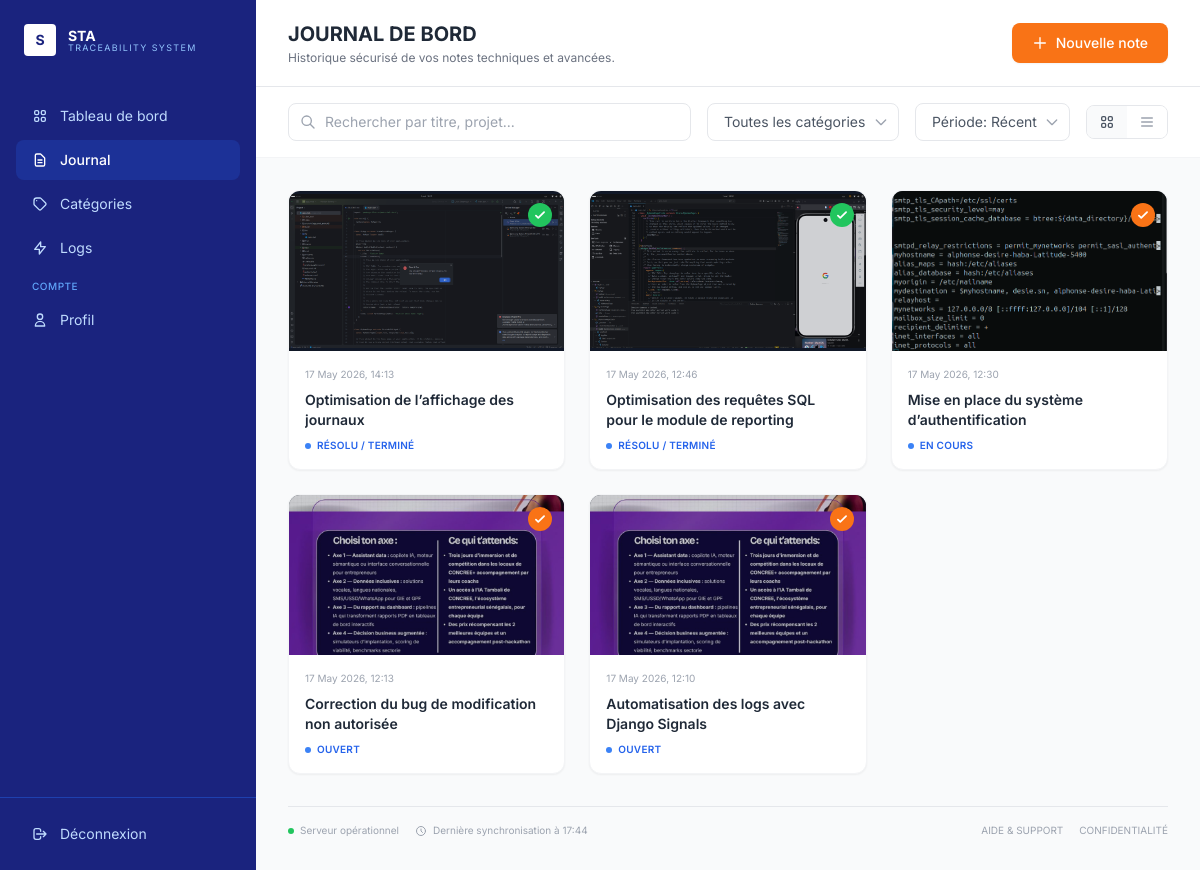
The page /journal/ (signed in) on the database as committed earlier.
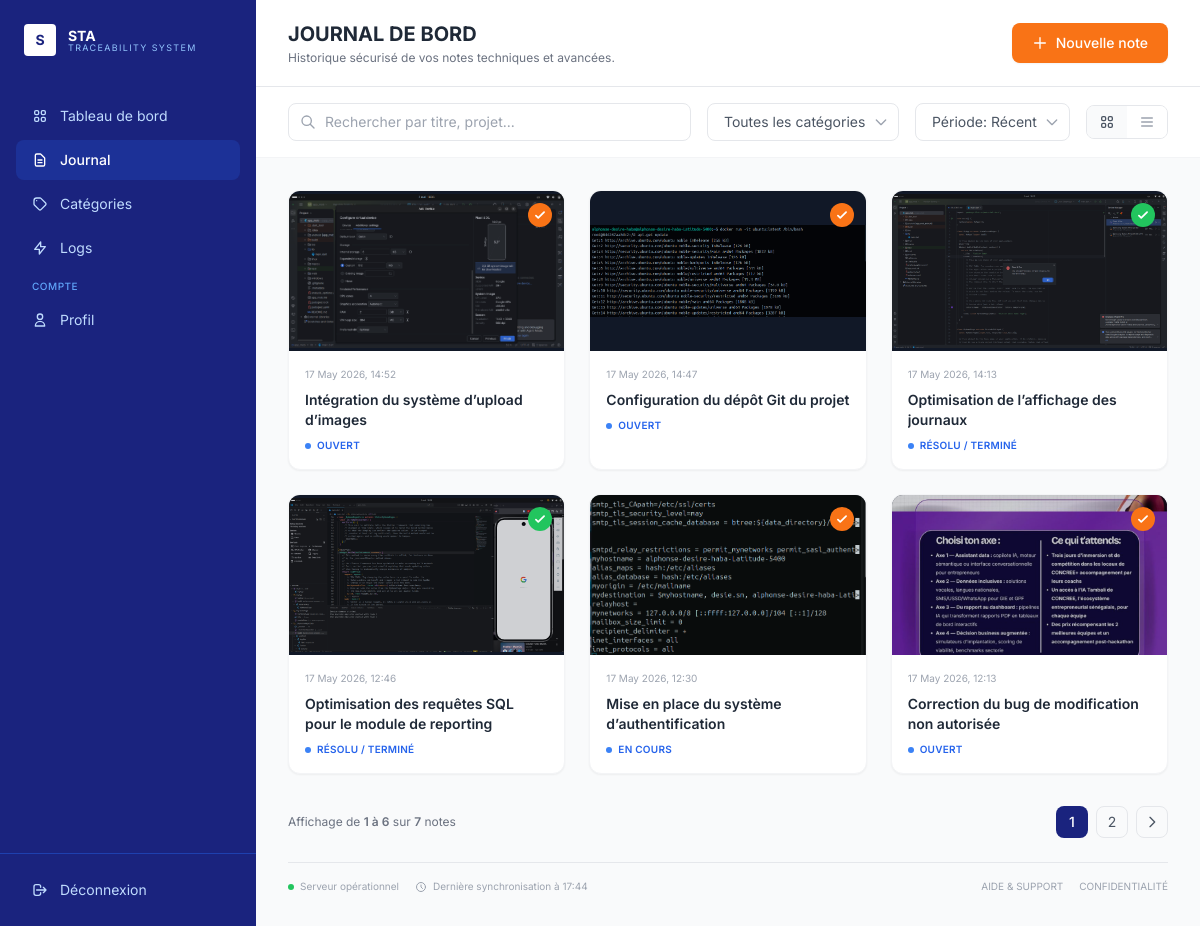
The same page on the database as committed later.
### app/models.py (models this page shows, shortened)
class Journal(models.Model):
    PRIORITY_CHOICES = [
        ('basse', 'Basse'),
        ('normale', 'Normale'),
        ('haute', 'Haute'),
    ]
    STATUT_CHOICES = [
        ('ouvert', 'Ouvert'),
        ('en_cours', 'En cours'),
        ('resolu', 'Résolu / Terminé'),
    ]
    titre = models.CharField(max_length=200, verbose_name="Titre de l'activité")
    contenu = models.TextField(verbose_name="Description détaillée")
    image = models.ImageField(upload_to='journaux/%Y/%m/%d/', blank=True, null=True, verbose_name="Image de preuve")
    priorite = models.CharField(max_length=10, choices=PRIORITY_CHOICES, default='normale')
    statut = models.CharField(max_length=15, choices=STATUT_CHOICES, default='ouvert')
    categorie = models.ForeignKey(Categorie, on_delete=models.SET_NULL, null=True, blank=True, related_name='journaux', verbose_name="Catégorie")
    auteur = models.ForeignKey(User, on_delete=models.CASCADE, related_name='journaux')
    date_creation = models.DateTimeField(auto_now_add=True, verbose_name="Créé le")
    date_modification = models.DateTimeField(auto_now=True, verbose_name="Modifié le")
    class Meta:
        ordering = ['-date_creation']
        verbose_name = "Entrée de journal"
        verbose_name_plural = "Entrées de journal"

### app/views.py (the view)
# urls.py: path("journal/", JournalView.as_view(), name="journal"),
class JournalView(LoginRequiredMixin, generic.ListView):
    model = Journal
    template_name = "liste_ent.html"
    context_object_name = "journaux"
    paginate_by = 6
    def get_context_data(self, **kwargs):
        context = super().get_context_data(**kwargs)
        context['categories'] = Categorie.objects.all()
        return context

### app/templates/liste_ent.html (shortened to what this page needs)
<!DOCTYPE html>
<html lang="fr">
<head>
    <script src="https://cdn.tailwindcss.com"></script>
</head>
<body class="bg-gray-50 flex min-h-screen">
    <aside class="w-64 bg-[#1a237e] flex flex-col fixed h-full">
        <div class="p-6 flex items-center gap-3">
            <div class="w-8 h-8 bg-white rounded flex items-center justify-center">
                <span class="text-[#1a237e] font-bold text-sm">S</span>
            </div>
            <div class="flex flex-col">
                <span class="text-white font-bold text-sm leading-none">STA</span>
                <span class="text-[9px] text-blue-300 tracking-[0.15em] uppercase leading-none">Traceability System</span>
            </div>
        </div>
        <nav class="flex-1 px-4 py-4 space-y-1">
            <a href="{% url 'dashboard' %}" class="flex items-center gap-3 px-4 py-2.5 text-blue-200 hover:text-white hover:bg-blue-800/30 rounded-lg text-sm transition-colors">
                Tableau de bord
            </a>
            <a href="#" class="flex items-center gap-3 px-4 py-2.5 bg-blue-800/50 text-white rounded-lg text-sm font-medium">
                <svg xmlns="http://www.w3.org/2000/svg" class="h-4 w-4" fill="none" viewBox="0 0 24 24" stroke="currentColor">
                    <path stroke-linecap="round" stroke-linejoin="round" stroke-width="2" d="M9 12h6m-6 4h6m2 5H7a2 2 0 01-2-2V5a2 2 0 012-2h5.586a1 1 0 01.707.293l5.414 5.414a1 1 0 01.293.707V19a2 2 0 01-2 2z" />
                </svg>
                Journal
            </a>
            <a href="#" class="flex items-center gap-3 px-4 py-2.5 text-blue-200 hover:text-white hover:bg-blue-800/30 rounded-lg text-sm transition-colors">
                <svg xmlns="http://www.w3.org/2000/svg" class="h-4 w-4" fill="none" viewBox="0 0 24 24" stroke="currentColor">
                    <path stroke-linecap="round" stroke-linejoin="round" stroke-width="2" d="M7 7h.01M7 3h5c.512 0 1.024.195 1.414.586l7 7a2 2 0 010 2.828l-7 7a2 2 0 01-2.828 0l-7-7A1.994 1.994 0 013 12V7a4 4 0 014-4z" />
                </svg>
                Catégories
            </a>
            <a href="#" class="flex items-center gap-3 px-4 py-2.5 text-blue-200 hover:text-white hover:bg-blue-800/30 rounded-lg text-sm transition-colors">
                <svg xmlns="http://www.w3.org/2000/svg" class="h-4 w-4" fill="none" viewBox="0 0 24 24" stroke="currentColor">
                    <path stroke-linecap="round" stroke-linejoin="round" stroke-width="2" d="M13 10V3L4 14h7v7l9-11h-7z" />
                </svg>
                Logs
            </a>
            <div class="mt-6 mb-2 px-4">
                <span class="text-[10px] text-blue-400 uppercase tracking-wider font-medium">Compte</span>
            </div>
            <a href="#" class="flex items-center gap-3 px-4 py-2.5 text-blue-200 hover:text-white hover:bg-blue-800/30 rounded-lg text-sm transition-colors">
                <svg xmlns="http://www.w3.org/2000/svg" class="h-4 w-4" fill="none" viewBox="0 0 24 24" stroke="currentColor">
                    <path stroke-linecap="round" stroke-linejoin="round" stroke-width="2" d="M16 7a4 4 0 11-8 0 4 4 0 018 0zM12 14a7 7 0 00-7 7h14a7 7 0 00-7-7z" />
                </svg>
                Profil
            </a>
        </nav>
        <div class="p-4 border-t border-blue-800">
            <a href="{% url 'logout' %}" class="flex items-center gap-3 px-4 py-2.5 text-blue-200 hover:text-white text-sm transition-colors">
                <svg xmlns="http://www.w3.org/2000/svg" class="h-4 w-4" fill="none" viewBox="0 0 24 24" stroke="currentColor">
                    <path stroke-linecap="round" stroke-linejoin="round" stroke-width="2" d="M17 16l4-4m0 0l-4-4m4 4H7m6 4v1a3 3 0 01-3 3H6a3 3 0 01-3-3V7a3 3 0 013-3h4a3 3 0 013 3v1" />
                </svg>
                Déconnexion
            </a>
        </div>
    </aside>
    <main class="flex-1 ml-64">
        <header class="bg-white border-b border-gray-200 px-8 py-5 flex items-center justify-between">
            <div>
                <h1 class="text-xl font-bold text-gray-800">JOURNAL DE BORD</h1>
                <p class="text-xs text-gray-500 mt-0.5">Historique sécurisé de vos notes techniques et avancées.</p>
            </div>
            <button onclick="toggleModal('addJournalModal')" class="bg-orange-500 hover:bg-orange-600 text-white px-5 py-2.5 rounded-lg text-sm font-medium flex items-center gap-2 transition-colors shadow-sm">
                <svg xmlns="http://www.w3.org/2000/svg" class="h-4 w-4" fill="none" viewBox="0 0 24 24" stroke="currentColor">
                    <path stroke-linecap="round" stroke-linejoin="round" stroke-width="2" d="M12 4v16m8-8H4" />
                </svg>
                Nouvelle note
            </button>
        </header>
        <div class="px-8 py-4 bg-white border-b border-gray-100 flex items-center gap-4">
            <div class="relative flex-1 max-w-md">
                <svg xmlns="http://www.w3.org/2000/svg" class="h-4 w-4 absolute left-3 top-1/2 -translate-y-1/2 text-gray-400" fill="none" viewBox="0 0 24 24" stroke="currentColor">
                    <path stroke-linecap="round" stroke-linejoin="round" stroke-width="2" d="M21 21l-6-6m2-5a7 7 0 11-14 0 7 7 0 0114 0z" />
                </svg>
                <input
                    type="text"
                    placeholder="Rechercher par titre, projet..."
                    class="w-full pl-9 pr-4 py-2 border border-gray-200 rounded-lg text-sm text-gray-700 placeholder-gray-400 focus:outline-none focus:border-[#1a237e] focus:ring-1 focus:ring-[#1a237e]"
                >
            </div>
            <div class="relative">
                <select class="appearance-none bg-white border border-gray-200 rounded-lg px-4 py-2 pr-8 text-sm text-gray-600 focus:outline-none focus:border-[#1a237e] cursor-pointer">
                    <option>Toutes les catégories</option>
                </select>
            </div>
            <div class="relative">
                <select class="appearance-none bg-white border border-gray-200 rounded-lg px-4 py-2 pr-8 text-sm text-gray-600 focus:outline-none focus:border-[#1a237e] cursor-pointer">
                    <option>Période: Récent</option>
                </select>
            </div>
            <div class="flex items-center border border-gray-200 rounded-lg overflow-hidden">
                <button class="px-3 py-2 bg-gray-50 text-gray-600 hover:bg-gray-100 transition-colors">
                </button>
                <button class="px-3 py-2 bg-white text-gray-400 hover:bg-gray-50 transition-colors">
                    <svg xmlns="http://www.w3.org/2000/svg" class="h-4 w-4" fill="none" viewBox="0 0 24 24" stroke="currentColor">
                        <path stroke-linecap="round" stroke-linejoin="round" stroke-width="2" d="M4 6h16M4 12h16M4 18h16" />
                    </svg>
                </button>
            </div>
        </div>
        <div class="p-8">
            <div class="grid grid-cols-3 gap-6 mb-8">
                {% for journal in journaux %}
                <div class="bg-white rounded-xl border border-gray-100 shadow-sm overflow-hidden group hover:shadow-md transition-shadow">
                    <div class="relative h-40 {% if journal.image %}bg-gray-900{% else %}bg-gray-100{% endif %} flex items-center justify-center overflow-hidden">
                        {% if journal.image %}
                            <a href="{% url 'journal_detail' journal.pk %}"><img src="{{ journal.image.url }}" alt="{{ journal.titre }}" class="w-full h-full object-cover opacity-80"></a>
                        {% endif %}
                        <div class="absolute top-3 right-3">
                            <div class="w-6 h-6 {% if journal.statut == 'resolu' %}bg-green-500{% else %}bg-orange-500{% endif %} rounded-full flex items-center justify-center">
                                <svg xmlns="http://www.w3.org/2000/svg" class="h-3.5 w-3.5 text-white" fill="none" viewBox="0 0 24 24" stroke="currentColor">
                                    <path stroke-linecap="round" stroke-linejoin="round" stroke-width="3" d="M5 13l4 4L19 7" />
                                </svg>
                            </div>
                        </div>
                    </div>
                    <div class="p-4">
                        <div class="text-[10px] text-gray-400 mb-2">{{ journal.date_creation|date:"d M Y, H:i" }}</div>
                        <h3 class="text-sm font-semibold text-gray-800 mb-1 line-clamp-2">
                            <a href="{% url 'journal_detail' journal.pk %}" class="hover:text-blue-700 transition-colors">{{ journal.titre }}</a>
                        </h3>
                        <div class="flex items-center justify-between mt-2">
                            <span class="inline-flex items-center text-[10px] font-semibold text-blue-600 uppercase tracking-wide">
                                <span class="w-1.5 h-1.5 bg-blue-500 rounded-full mr-1.5"></span>
                                {{ journal.get_statut_display }}
                            </span>
                        </div>
                    </div>
                </div>
                {% endfor %}
            </div>
            {% if is_paginated %}
            <div class="flex items-center justify-between">
                <div class="text-xs text-gray-500">
                    Affichage de <span class="font-semibold">{{ page_obj.start_index }} à {{ page_obj.end_index }}</span> sur <span class="font-semibold">{{ paginator.count }}</span> notes
                </div>
                <div class="flex items-center gap-2">
                    {% for num in page_obj.paginator.page_range %}
                        {% if page_obj.number == num %}
                            <span class="w-8 h-8 flex items-center justify-center rounded-lg bg-[#1a237e] text-white text-sm font-medium">{{ num }}</span>
                        {% elif num > page_obj.number|add:'-3' and num < page_obj.number|add:'3' %}
                            <a href="?page={{ num }}" class="w-8 h-8 flex items-center justify-center rounded-lg border border-gray-200 text-gray-600 hover:bg-gray-50 text-sm transition-colors">
                                {{ num }}
                            </a>
                        {% endif %}
                    {% endfor %}
                    {% if page_obj.has_next %}
                        <a href="?page={{ page_obj.next_page_number }}" class="w-8 h-8 flex items-center justify-center rounded-lg border border-gray-200 text-gray-600 hover:bg-gray-50 transition-colors">
                            <svg xmlns="http://www.w3.org/2000/svg" class="h-4 w-4" fill="none" viewBox="0 0 24 24" stroke="currentColor">
                                <path stroke-linecap="round" stroke-linejoin="round" stroke-width="2" d="M9 5l7 7-7 7" />
                            </svg>
                        </a>
                    {% endif %}
                </div>
            </div>
            {% endif %}
            <div class="flex items-center justify-between mt-6 pt-4 border-t border-gray-200">
                <div class="flex items-center gap-4 text-[10px] text-gray-400">
                    <span class="flex items-center gap-1.5">
                        <span class="w-1.5 h-1.5 bg-green-500 rounded-full"></span>
                        Serveur opérationnel
                    </span>
                    <span class="flex items-center gap-1.5">
                        <svg xmlns="http://www.w3.org/2000/svg" class="h-3 w-3" fill="none" viewBox="0 0 24 24" stroke="currentColor">
                            <path stroke-linecap="round" stroke-linejoin="round" stroke-width="2" d="M12 8v4l3 3m6-3a9 9 0 11-18 0 9 9 0 0118 0z" />
                        </svg>
                        Dernière synchronisation à {% now "H:i" %}
                    </span>
                </div>
                <div class="flex items-center gap-4 text-[10px] text-gray-400">
                    <span>AIDE & SUPPORT</span>
                    <span>CONFIDENTIALITÉ</span>
                </div>
            </div>
        </div>
    </main>
</body>
</html>

### app/templates/liste_ent.html (style rules this page uses)
body { font-family: 'Inter', sans-serif; }

Rows that differ between the two databases and show on the page:
no longer on this page (row unchanged): Journal: image (picture), date_creation "17 May 2026, 12:10", titre "Automatisation des logs avec Django Signals", statut "OUVERT"
added Journal: image (picture), date_creation "17 May 2026, 14:52", titre "Intégration du système d’upload d’images", statut "OUVERT"
added Journal: image (picture), date_creation "17 May 2026, 14:47", titre "Configuration du dépôt Git du projet", statut "OUVERT"
Other text that changed with them:
{{ page_obj.start_index }}: (not shown) → "1"
{{ page_obj.end_index }}: (not shown) → "6"
{{ paginator.count }}: (not shown) → "7"
text now shown: "Affichage de à sur notes"
new list line: "1"
new list line: "2"
